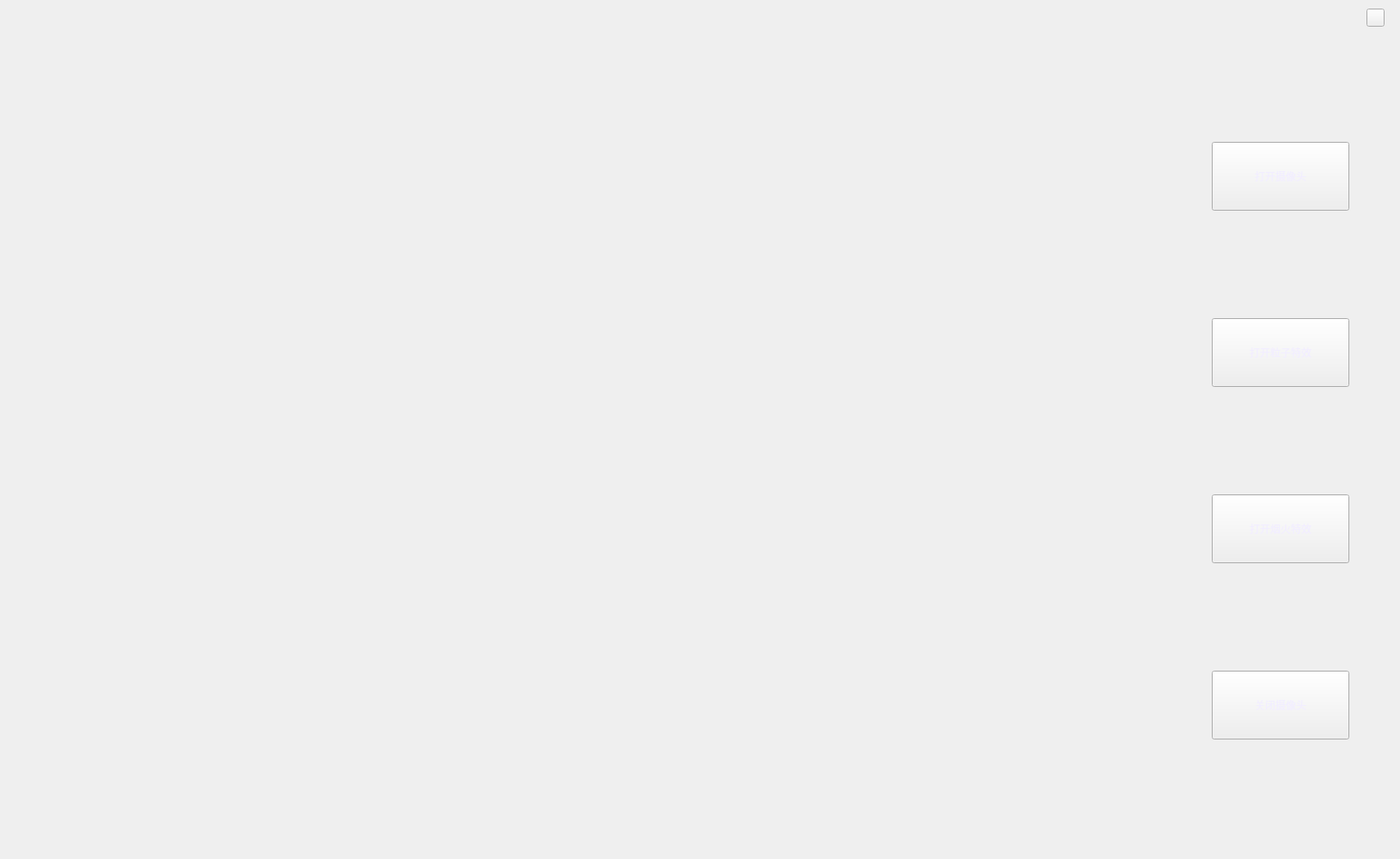
<?xml version="1.0" encoding="UTF-8"?>
<ui version="4.0">
 <class>Widget</class>
 <widget class="QWidget" name="Widget">
  <property name="geometry">
   <rect>
    <x>0</x>
    <y>0</y>
    <width>1629</width>
    <height>999</height>
   </rect>
  </property>
  <property name="maximumSize">
   <size>
    <width>1629</width>
    <height>999</height>
   </size>
  </property>
  <property name="windowTitle">
   <string>Widget</string>
  </property>
  <widget class="QPushButton" name="pushButton_close">
   <property name="geometry">
    <rect>
     <x>1590</x>
     <y>10</y>
     <width>21</width>
     <height>21</height>
    </rect>
   </property>
   <property name="text">
    <string/>
   </property>
  </widget>
  <widget class="QLabel" name="labelcamera">
   <property name="geometry">
    <rect>
     <x>40</x>
     <y>120</y>
     <width>1281</width>
     <height>781</height>
    </rect>
   </property>
   <property name="text">
    <string/>
   </property>
  </widget>
  <widget class="QPushButton" name="pushButton_lizi">
   <property name="geometry">
    <rect>
     <x>1410</x>
     <y>370</y>
     <width>160</width>
     <height>80</height>
    </rect>
   </property>
   <property name="styleSheet">
    <string notr="true">font: 12pt &quot;黑体&quot;;
color:rgb(242, 238, 255)</string>
   </property>
   <property name="text">
    <string>打开粒子特效</string>
   </property>
  </widget>
  <widget class="QPushButton" name="pushButton_yanhuo">
   <property name="geometry">
    <rect>
     <x>1410</x>
     <y>575</y>
     <width>160</width>
     <height>80</height>
    </rect>
   </property>
   <property name="styleSheet">
    <string notr="true">font: 12pt &quot;黑体&quot;;
color:rgb(242, 238, 255)
</string>
   </property>
   <property name="text">
    <string>打开烟火特效</string>
   </property>
  </widget>
  <widget class="QPushButton" name="pushButton_open">
   <property name="geometry">
    <rect>
     <x>1410</x>
     <y>165</y>
     <width>160</width>
     <height>80</height>
    </rect>
   </property>
   <property name="maximumSize">
    <size>
     <width>243</width>
     <height>16777215</height>
    </size>
   </property>
   <property name="styleSheet">
    <string notr="true">font: 12pt &quot;黑体&quot;;
color:rgb(242, 238, 255)
</string>
   </property>
   <property name="text">
    <string>打开摄像头</string>
   </property>
  </widget>
  <widget class="QPushButton" name="pushButton_closecamara">
   <property name="geometry">
    <rect>
     <x>1410</x>
     <y>780</y>
     <width>160</width>
     <height>80</height>
    </rect>
   </property>
   <property name="maximumSize">
    <size>
     <width>243</width>
     <height>16777215</height>
    </size>
   </property>
   <property name="styleSheet">
    <string notr="true">font: 12pt &quot;黑体&quot;;
color:rgb(242, 238, 255)
</string>
   </property>
   <property name="text">
    <string>关闭摄像头</string>
   </property>
  </widget>
 </widget>
 <resources/>
 <connections/>
</ui>
